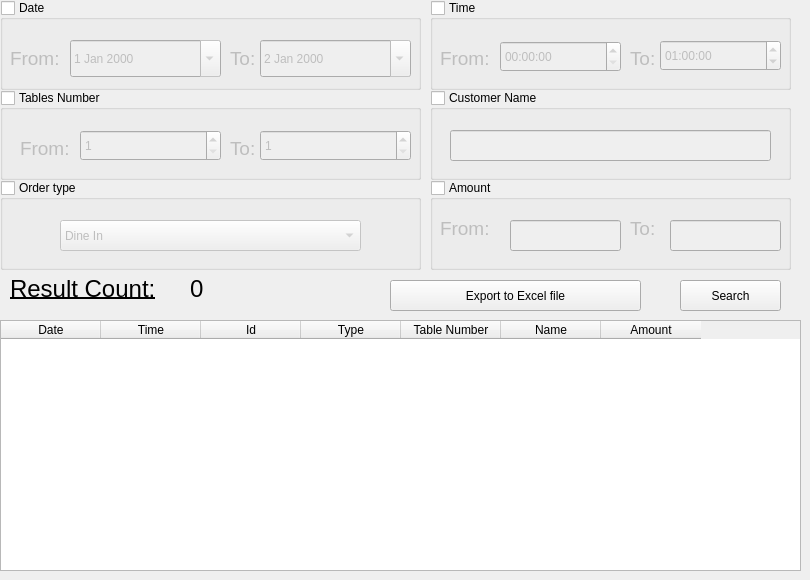
      <widget class="QWidget" name="tab_14">
       <attribute name="title">
        <string>Customer Details</string>
       </attribute>
       <widget class="QLabel" name="label_40">
        <property name="geometry">
         <rect>
          <x>10</x>
          <y>270</y>
          <width>181</width>
          <height>37</height>
         </rect>
        </property>
        <property name="font">
         <font>
          <family>Segoe UI</family>
          <pointsize>18</pointsize>
          <underline>true</underline>
         </font>
        </property>
        <property name="text">
         <string>Result Count:</string>
        </property>
       </widget>
       <widget class="QPushButton" name="pushButton_42">
        <property name="geometry">
         <rect>
          <x>680</x>
          <y>280</y>
          <width>101</width>
          <height>31</height>
         </rect>
        </property>
        <property name="cursor">
         <cursorShape>PointingHandCursor</cursorShape>
        </property>
        <property name="text">
         <string>Search</string>
        </property>
        <property name="icon">
         <iconset>
          <normaloff>Assets/search.png</normaloff>Assets/search.png</iconset>
        </property>
       </widget>
       <widget class="QGroupBox" name="groupBox_10">
        <property name="geometry">
         <rect>
          <x>0</x>
          <y>90</y>
          <width>421</width>
          <height>90</height>
         </rect>
        </property>
        <property name="sizePolicy">
         <sizepolicy hsizetype="Minimum" vsizetype="Minimum">
          <horstretch>0</horstretch>
          <verstretch>0</verstretch>
         </sizepolicy>
        </property>
        <property name="minimumSize">
         <size>
          <width>0</width>
          <height>90</height>
         </size>
        </property>
        <property name="cursor">
         <cursorShape>ArrowCursor</cursorShape>
        </property>
        <property name="title">
         <string>Tables Number</string>
        </property>
        <property name="checkable">
         <bool>true</bool>
        </property>
        <property name="checked">
         <bool>false</bool>
        </property>
        <widget class="QLabel" name="label_50">
         <property name="geometry">
          <rect>
           <x>20</x>
           <y>40</y>
           <width>57</width>
           <height>37</height>
          </rect>
         </property>
         <property name="font">
          <font>
           <family>Segoe UI</family>
           <pointsize>14</pointsize>
          </font>
         </property>
         <property name="text">
          <string>From:</string>
         </property>
        </widget>
        <widget class="QLabel" name="label_51">
         <property name="geometry">
          <rect>
           <x>230</x>
           <y>40</y>
           <width>28</width>
           <height>37</height>
          </rect>
         </property>
         <property name="font">
          <font>
           <family>Segoe UI</family>
           <pointsize>14</pointsize>
          </font>
         </property>
         <property name="text">
          <string>To:</string>
         </property>
        </widget>
        <widget class="QSpinBox" name="spinBox">
         <property name="geometry">
          <rect>
           <x>80</x>
           <y>40</y>
           <width>141</width>
           <height>31</height>
          </rect>
         </property>
         <property name="minimum">
          <number>1</number>
         </property>
        </widget>
        <widget class="QSpinBox" name="spinBox_2">
         <property name="geometry">
          <rect>
           <x>260</x>
           <y>40</y>
           <width>151</width>
           <height>31</height>
          </rect>
         </property>
         <property name="minimum">
          <number>1</number>
         </property>
        </widget>
       </widget>
       <widget class="QGroupBox" name="groupBox_6">
        <property name="geometry">
         <rect>
          <x>0</x>
          <y>0</y>
          <width>421</width>
          <height>90</height>
         </rect>
        </property>
        <property name="sizePolicy">
         <sizepolicy hsizetype="Minimum" vsizetype="Minimum">
          <horstretch>0</horstretch>
          <verstretch>0</verstretch>
         </sizepolicy>
        </property>
        <property name="minimumSize">
         <size>
          <width>350</width>
          <height>90</height>
         </size>
        </property>
        <property name="cursor">
         <cursorShape>ArrowCursor</cursorShape>
        </property>
        <property name="title">
         <string>Date</string>
        </property>
        <property name="checkable">
         <bool>true</bool>
        </property>
        <property name="checked">
         <bool>false</bool>
        </property>
        <widget class="QLabel" name="label_41">
         <property name="geometry">
          <rect>
           <x>10</x>
           <y>40</y>
           <width>57</width>
           <height>37</height>
          </rect>
         </property>
         <property name="font">
          <font>
           <family>Segoe UI</family>
           <pointsize>14</pointsize>
          </font>
         </property>
         <property name="text">
          <string>From:</string>
         </property>
        </widget>
        <widget class="QDateEdit" name="dateEdit_2">
         <property name="geometry">
          <rect>
           <x>260</x>
           <y>40</y>
           <width>151</width>
           <height>37</height>
          </rect>
         </property>
         <property name="sizePolicy">
          <sizepolicy hsizetype="MinimumExpanding" vsizetype="Fixed">
           <horstretch>0</horstretch>
           <verstretch>0</verstretch>
          </sizepolicy>
         </property>
         <property name="calendarPopup">
          <bool>true</bool>
         </property>
         <property name="date">
          <date>
           <year>2000</year>
           <month>1</month>
           <day>2</day>
          </date>
         </property>
        </widget>
        <widget class="QLabel" name="label_42">
         <property name="geometry">
          <rect>
           <x>230</x>
           <y>40</y>
           <width>28</width>
           <height>37</height>
          </rect>
         </property>
         <property name="font">
          <font>
           <family>Segoe UI</family>
           <pointsize>14</pointsize>
          </font>
         </property>
         <property name="text">
          <string>To:</string>
         </property>
        </widget>
        <widget class="QDateEdit" name="dateEdit">
         <property name="geometry">
          <rect>
           <x>70</x>
           <y>40</y>
           <width>151</width>
           <height>37</height>
          </rect>
         </property>
         <property name="sizePolicy">
          <sizepolicy hsizetype="MinimumExpanding" vsizetype="Fixed">
           <horstretch>0</horstretch>
           <verstretch>0</verstretch>
          </sizepolicy>
         </property>
         <property name="calendarPopup">
          <bool>true</bool>
         </property>
         <property name="date">
          <date>
           <year>2000</year>
           <month>1</month>
           <day>1</day>
          </date>
         </property>
        </widget>
       </widget>
       <widget class="QGroupBox" name="groupBox_7">
        <property name="geometry">
         <rect>
          <x>430</x>
          <y>0</y>
          <width>361</width>
          <height>90</height>
         </rect>
        </property>
        <property name="sizePolicy">
         <sizepolicy hsizetype="Minimum" vsizetype="Minimum">
          <horstretch>0</horstretch>
          <verstretch>0</verstretch>
         </sizepolicy>
        </property>
        <property name="minimumSize">
         <size>
          <width>350</width>
          <height>90</height>
         </size>
        </property>
        <property name="cursor">
         <cursorShape>ArrowCursor</cursorShape>
        </property>
        <property name="title">
         <string>Time</string>
        </property>
        <property name="checkable">
         <bool>true</bool>
        </property>
        <property name="checked">
         <bool>false</bool>
        </property>
        <widget class="QLabel" name="label_45">
         <property name="geometry">
          <rect>
           <x>10</x>
           <y>40</y>
           <width>57</width>
           <height>37</height>
          </rect>
         </property>
         <property name="font">
          <font>
           <family>Segoe UI</family>
           <pointsize>14</pointsize>
          </font>
         </property>
         <property name="text">
          <string>From:</string>
         </property>
        </widget>
        <widget class="QLabel" name="label_46">
         <property name="geometry">
          <rect>
           <x>200</x>
           <y>40</y>
           <width>28</width>
           <height>37</height>
          </rect>
         </property>
         <property name="font">
          <font>
           <family>Segoe UI</family>
           <pointsize>14</pointsize>
          </font>
         </property>
         <property name="text">
          <string>To:</string>
         </property>
        </widget>
        <widget class="QTimeEdit" name="timeEdit">
         <property name="geometry">
          <rect>
           <x>70</x>
           <y>41</y>
           <width>121</width>
           <height>31</height>
          </rect>
         </property>
         <property name="calendarPopup">
          <bool>false</bool>
         </property>
        </widget>
        <widget class="QTimeEdit" name="timeEdit_2">
         <property name="geometry">
          <rect>
           <x>230</x>
           <y>40</y>
           <width>121</width>
           <height>31</height>
          </rect>
         </property>
         <property name="calendarPopup">
          <bool>false</bool>
         </property>
         <property name="time">
          <time>
           <hour>1</hour>
           <minute>0</minute>
           <second>0</second>
          </time>
         </property>
        </widget>
       </widget>
       <widget class="QGroupBox" name="groupBox_11">
        <property name="geometry">
         <rect>
          <x>430</x>
          <y>90</y>
          <width>361</width>
          <height>90</height>
         </rect>
        </property>
        <property name="sizePolicy">
         <sizepolicy hsizetype="Minimum" vsizetype="Minimum">
          <horstretch>0</horstretch>
          <verstretch>0</verstretch>
         </sizepolicy>
        </property>
        <property name="minimumSize">
         <size>
          <width>0</width>
          <height>90</height>
         </size>
        </property>
        <property name="cursor">
         <cursorShape>ArrowCursor</cursorShape>
        </property>
        <property name="title">
         <string>Customer Name</string>
        </property>
        <property name="checkable">
         <bool>true</bool>
        </property>
        <property name="checked">
         <bool>false</bool>
        </property>
        <widget class="QLineEdit" name="lineEdit_17">
         <property name="geometry">
          <rect>
           <x>20</x>
           <y>40</y>
           <width>321</width>
           <height>31</height>
          </rect>
         </property>
        </widget>
       </widget>
       <widget class="QGroupBox" name="groupBox_12">
        <property name="geometry">
         <rect>
          <x>0</x>
          <y>180</y>
          <width>421</width>
          <height>90</height>
         </rect>
        </property>
        <property name="sizePolicy">
         <sizepolicy hsizetype="Minimum" vsizetype="Minimum">
          <horstretch>0</horstretch>
          <verstretch>0</verstretch>
         </sizepolicy>
        </property>
        <property name="minimumSize">
         <size>
          <width>0</width>
          <height>90</height>
         </size>
        </property>
        <property name="cursor">
         <cursorShape>ArrowCursor</cursorShape>
        </property>
        <property name="title">
         <string>Order type</string>
        </property>
        <property name="checkable">
         <bool>true</bool>
        </property>
        <property name="checked">
         <bool>false</bool>
        </property>
        <widget class="QComboBox" name="comboBox_5">
         <property name="geometry">
          <rect>
           <x>60</x>
           <y>40</y>
           <width>301</width>
           <height>31</height>
          </rect>
         </property>
         <item>
          <property name="text">
           <string>Dine In</string>
          </property>
         </item>
         <item>
          <property name="text">
           <string>Take Away</string>
          </property>
         </item>
         <item>
          <property name="text">
           <string>Home Delivery</string>
          </property>
         </item>
        </widget>
       </widget>
       <widget class="QGroupBox" name="groupBox_14">
        <property name="geometry">
         <rect>
          <x>430</x>
          <y>180</y>
          <width>361</width>
          <height>90</height>
         </rect>
        </property>
        <property name="sizePolicy">
         <sizepolicy hsizetype="Minimum" vsizetype="Minimum">
          <horstretch>0</horstretch>
          <verstretch>0</verstretch>
         </sizepolicy>
        </property>
        <property name="minimumSize">
         <size>
          <width>0</width>
          <height>90</height>
         </size>
        </property>
        <property name="cursor">
         <cursorShape>ArrowCursor</cursorShape>
        </property>
        <property name="title">
         <string>Amount</string>
        </property>
        <property name="checkable">
         <bool>true</bool>
        </property>
        <property name="checked">
         <bool>false</bool>
        </property>
        <widget class="QLineEdit" name="lineEdit_18">
         <property name="geometry">
          <rect>
           <x>80</x>
           <y>40</y>
           <width>111</width>
           <height>31</height>
          </rect>
         </property>
        </widget>
        <widget class="QLabel" name="label_52">
         <property name="geometry">
          <rect>
           <x>10</x>
           <y>30</y>
           <width>57</width>
           <height>37</height>
          </rect>
         </property>
         <property name="font">
          <font>
           <family>Segoe UI</family>
           <pointsize>14</pointsize>
          </font>
         </property>
         <property name="text">
          <string>From:</string>
         </property>
        </widget>
        <widget class="QLabel" name="label_53">
         <property name="geometry">
          <rect>
           <x>200</x>
           <y>30</y>
           <width>41</width>
           <height>37</height>
          </rect>
         </property>
         <property name="font">
          <font>
           <family>Segoe UI</family>
           <pointsize>14</pointsize>
          </font>
         </property>
         <property name="text">
          <string>To:</string>
         </property>
        </widget>
        <widget class="QLineEdit" name="lineEdit_19">
         <property name="geometry">
          <rect>
           <x>240</x>
           <y>40</y>
           <width>111</width>
           <height>31</height>
          </rect>
         </property>
         <property name="readOnly">
          <bool>false</bool>
         </property>
        </widget>
       </widget>
       <widget class="QTableWidget" name="tableWidget_14">
        <property name="geometry">
         <rect>
          <x>0</x>
          <y>320</y>
          <width>801</width>
          <height>251</height>
         </rect>
        </property>
        <property name="editTriggers">
         <set>QAbstractItemView::NoEditTriggers</set>
        </property>
        <column>
         <property name="text">
          <string>Date</string>
         </property>
        </column>
        <column>
         <property name="text">
          <string>Time</string>
         </property>
        </column>
        <column>
         <property name="text">
          <string>Id</string>
         </property>
        </column>
        <column>
         <property name="text">
          <string>Type</string>
         </property>
        </column>
        <column>
         <property name="text">
          <string>Table Number</string>
         </property>
        </column>
        <column>
         <property name="text">
          <string>Name</string>
         </property>
        </column>
        <column>
         <property name="text">
          <string>Amount</string>
         </property>
        </column>
       </widget>
       <widget class="QLabel" name="label_43">
        <property name="geometry">
         <rect>
          <x>190</x>
          <y>270</y>
          <width>231</width>
          <height>37</height>
         </rect>
        </property>
        <property name="font">
         <font>
          <family>Segoe UI</family>
          <pointsize>18</pointsize>
          <underline>false</underline>
         </font>
        </property>
        <property name="text">
         <string>0</string>
        </property>
       </widget>
       <widget class="QPushButton" name="pushButton_27">
        <property name="geometry">
         <rect>
          <x>390</x>
          <y>280</y>
          <width>251</width>
          <height>31</height>
         </rect>
        </property>
        <property name="text">
         <string>Export to Excel file</string>
        </property>
        <property name="icon">
         <iconset>
          <normaloff>Assets/export.png</normaloff>Assets/export.png</iconset>
        </property>
        <property name="iconSize">
         <size>
          <width>40</width>
          <height>40</height>
         </size>
        </property>
       </widget>
      </widget>
